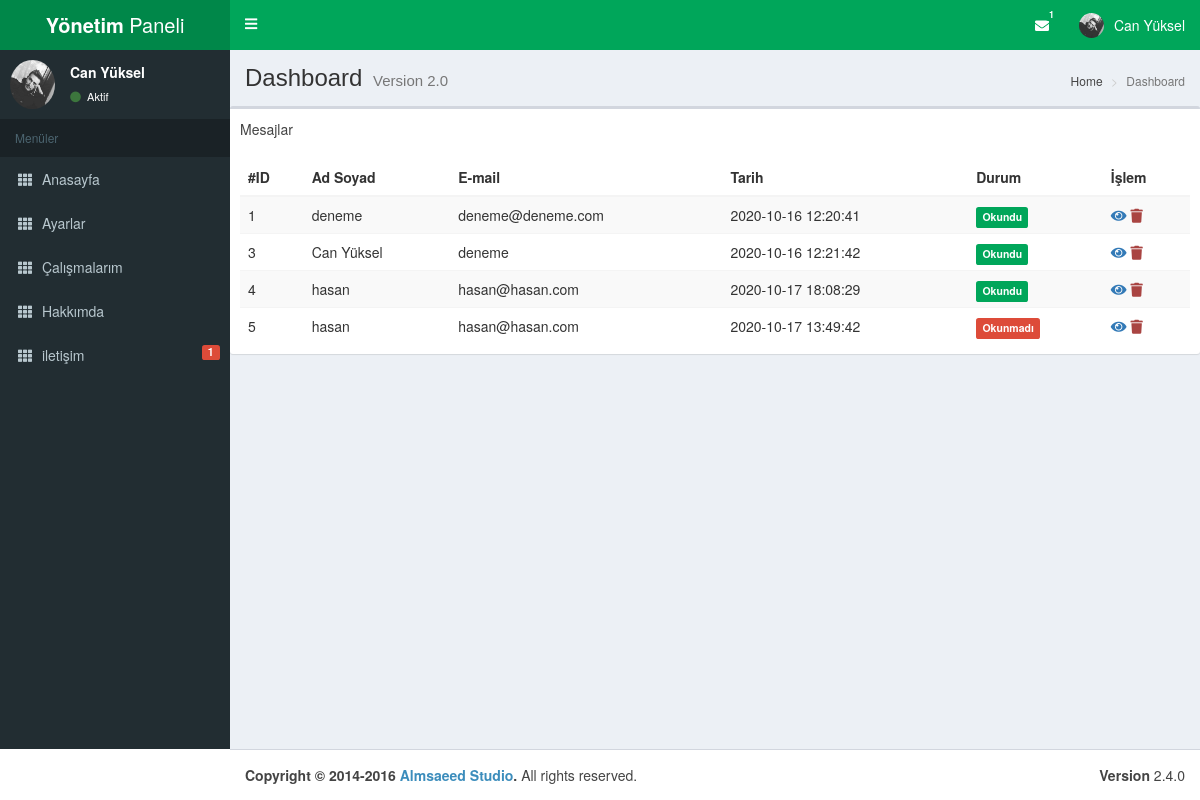
Page /admin/iletisim.php on the committed database.
### tables this page shows
CREATE TABLE `ayarlar` (
  `id` int(11) NOT NULL,
  `sitebaslik` varchar(255) NOT NULL,
  `sitekeywords` varchar(255) NOT NULL,
  `sitedescription` varchar(255) NOT NULL,
  `sitedurum` varchar(255) NOT NULL,
  `sitegithub` varchar(255) NOT NULL,
  `siteinstagram` varchar(255) NOT NULL,
  `sitemail` varchar(255) NOT NULL,
  `siteuser` varchar(255) NOT NULL,
  `sitepass` varchar(255) NOT NULL,
  `siteadsoyad` varchar(255) NOT NULL,
  `sitemeslek` varchar(255) NOT NULL,
  `siteresim` varchar(255) NOT NULL
);

CREATE TABLE `iletisim` (
  `id` int(11) NOT NULL,
  `isim` varchar(255) NOT NULL,
  `email` varchar(255) NOT NULL,
  `mesaj` varchar(255) NOT NULL,
  `tarih` timestamp NOT NULL DEFAULT current_timestamp() ON UPDATE current_timestamp(),
  `durum` varchar(255) NOT NULL DEFAULT '0'
);

### admin/include/database.php (called while the page is built, shortened)
<?php
try {
	$db = new PDO("mysql:host=localhost;dbname=portfolio;charset=utf8;","root","");
} catch (PDOException $e) {
	print $e->getMessage();
}
	$site = $db->prepare("SELECT * FROM ayarlar WHERE id=:id");
	$site->execute(["id" => 0]);
	$row = $site->fetch(PDO::FETCH_OBJ);
?>

### admin/iletisim.php (the view, shortened to what this page needs)
<?php include 'include/header.php'; ?>
    <section class="content-header">
        <h1>
            Dashboard
            <small>Version 2.0</small>
        </h1>
        <ol class="breadcrumb">
            <li><a href="#"><i class="fa fa-dashboard"></i> Home</a></li>
            <li class="active">Dashboard</li>
        </ol>
    </section>
    <section class="content">
                    <div class="row">
                    <div class="box">
                        <div class="box-header">
                           Mesajlar
                       </div>
                       <div class="box-body">
                           <table class="table table-striped">
                               <thead>
                                   <th>#ID</th>
                                   <th>Ad Soyad</th>
                                   <th>E-mail</th>
                                   <th>Tarih</th>
                                   <th>Durum</th>
                                   <th>İşlem</th>
                               </thead>
                               <tbody>
                                <?php
                                   $iletisim = $db->query("SELECT * FROM iletisim")->fetchAll(PDO::FETCH_OBJ);
                                   foreach ($iletisim as $row) {
                                       ?>
                                       <tr>
                                           <td><?= $row->id ?></td>
                                           <td><?= $row->isim ?></td>
                                           <td><?= $row->email ?></td>
                                           <td><?= $row->tarih ?></td>
                                           <td><?php
                                            if ($row->durum == 0) {
                                              echo '<span class="label label-danger">Okunmadı</span>';
                                              }else{
                                                echo '<span class="label label-success">Okundu</span>';
                                              }
                                            ?>
                                            </td>
                                           <td>
                                            <a href="oku.php?id=<?= $row->id ?>"><i class="fa fa-eye text-primary"></i></a>
                                            <a href="?sil=<?= $row->id ?>"><i class="fa fa-trash text-danger"></i></a>
                                            </td>
                                       </tr>
                                       <?php
                                   }
                                   ?>
                               </tbody>
                           </table>
                       </div>
                    </div>
                    </div>
                </div>
                    </div>
<?php include 'include/footer.php'; ?>

### admin/include/header.php (shortened to what this page needs)
<?php require "include/database.php";
 ?>
<!DOCTYPE html>
<html>
<head>
    <link rel="stylesheet" href="assets/css/bootstrap.min.css">
    <link rel="stylesheet" href="assets/css/fontawesome-all.min.css">
    <link rel="stylesheet" href="assets/css/AdminLTE.min.css">
    <link rel="stylesheet" href="assets/css/skin-green.min.css">
    <link rel="stylesheet" href="assets/css/select2.min.css">
</head>
<body class="hold-transition skin-green sidebar-mini">
<div class="wrapper">
    <header class="main-header">
        <a href="index.php" class="logo">
            <span class="logo-lg"><b>Yönetim</b> Paneli</span>
        </a>
        <nav class="navbar navbar-static-top">
            <a href="#" class="sidebar-toggle" data-toggle="push-menu" role="button">
                <i class="fa fa-bars"></i>
            </a>
            <div class="navbar-custom-menu">
                <ul class="nav navbar-nav">
                     <?php
                $okunmamis = $db->prepare("SELECT * FROM iletisim WHERE durum=:durum");
                $okunmamis ->execute(["durum"=>0]);
                $sayi = $okunmamis->rowcount();
                ?>
                    <li class="dropdown messages-menu">
                        <a href="iletisim.php">
                            <i class="fa fa-envelope"></i>
                            <span class="label label-success"><?= $sayi ?></span>
                        </a>
                    </li>
                    <li class="dropdown user user-menu">
                        <a href="#" class="dropdown-toggle" data-toggle="dropdown">
                            <img src="../assets/upload/<?= $row->siteresim ?>" class="user-image" alt="User Image">
                            <span class="hidden-xs"><?= $row->siteadsoyad ?></span>
                        </a>
                    </li>
                </ul>
            </div>
        </nav>
    </header>
    <aside class="main-sidebar">
        <section class="sidebar">
            <div class="user-panel">
                <div class="pull-left image">
                    <img src="../assets/upload/<?= $row->siteresim ?>" class="img-circle" alt="User Image">
                </div>
                <div class="pull-left info">
                    <p><?= $row->siteadsoyad ?></p>
                    <a href="#"><i class="fa fa-circle text-success"></i> Aktif</a>
                </div>
            </div>
            <ul class="sidebar-menu" data-widget="tree">
                <li class="header">Menüler</li>
				<li>
                     <a href="anasayfa.php">
                        <i class="fa fa-th"></i> <span>Anasayfa</span>
					</a>
                </li>
                <li>
                     <a href="ayarlar.php">
                        <i class="fa fa-th"></i> <span>Ayarlar</span>
                    </a>
                </li>
                 <li>
                     <a href="calismalar.php">
                        <i class="fa fa-th"></i> <span>Çalışmalarım</span>
                    </a>
                </li>
                 <li>
                     <a href="hakkimda.php">
                        <i class="fa fa-th"></i> <span>Hakkımda</span>
                    </a>
                </li>
                 <li>
                     <a href="iletisim.php">
                        <i class="fa fa-th"></i> <span>iletişim</span>
                        <small class="label pull-right bg-red"><?= $sayi ?></small>
                    </a>
                </li>
                			</ul>
        </section>
    </aside>
    <div class="content-wrapper">

### rows in the picture
ayarlar: siteresim (picture), siteadsoyad "Can Yüksel"
iletisim: id "1", isim "deneme", email "deneme@deneme.com", tarih "2020-10-16 12:20:41", durum "Okundu"
iletisim: id "3", isim "Can Yüksel", email "deneme", tarih "2020-10-16 12:21:42", durum "Okundu"
iletisim: id "4", isim "hasan", email "hasan@hasan.com", tarih "2020-10-17 18:08:29", durum "Okundu"
iletisim: id "5", isim "hasan", email "hasan@hasan.com", tarih "2020-10-17 13:49:42", durum "Okunmadı"

### other values in the picture
$sayi "1"
